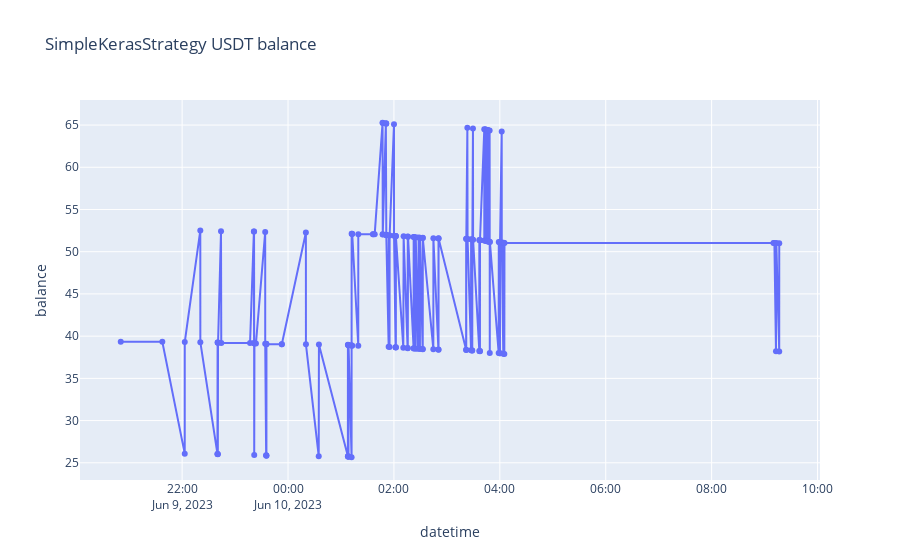
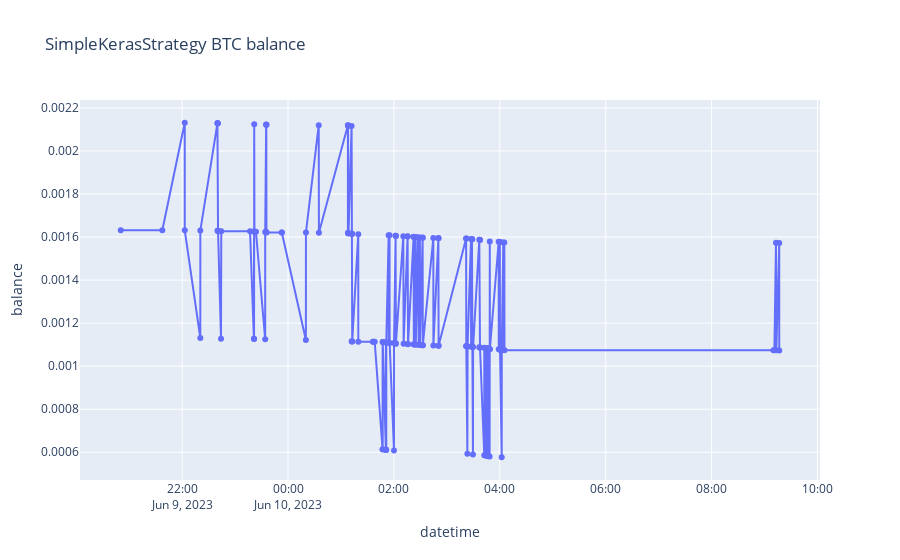

Notebook code for these charts, in order:
### Markdown cell above
## Balance history

### Code cell
import matplotlib.pyplot as plt
import plotly.express as px

import seaborn as sns
sns.set_theme()

def plot_strategies_balances(strategies, asset):
    """ Plot all strategies balance history"""
    
    # Charts for each strategy
    for strategy in strategies:
        strategy_df=strategies_balances[strategy]

        # Chart for each asset
        for asset in strategy_df["asset"].unique():
            asset_df=strategy_df[strategy_df["asset"]==asset].copy()
            asset_df["datetime"]=asset_df.index

            plt.figure(figsize=plot_figsize)
            asset_df=asset_df[["datetime", "balance"]].dropna()
            title=f"{strategy} {asset.upper()} balance"
            px.line(asset_df, "datetime", "balance", title=title) .update_traces(mode='lines+markers').show()
            #plt.plot("datetime", "balance", data=asset_df[["datetime", "balance"]].dropna())
            #plt.title(f"{strategy} {asset} balance")
            #plt.show()

        
plot_strategies_balances(strategies_balances, "usdt")

### Figure 1 — Plotly figure (JSON) as saved in the notebook; plotly's stock layout.template omitted (floating-point values rounded to 4 significant figures; data arrays with more than 128 entries replaced by an {"elided": "..."} marker saying what was removed)
{"data": [{"hovertemplate": "datetime=%{x}<br>balance=%{y}<extra></extra>", "legendgroup": "", "line": {"color": "#636efa", "dash": "solid"}, "marker": {"symbol": "circle"}, "mode": "lines+markers", "name": "", "orientation": "v", "showlegend": false, "type": "scatter", "x": {"elided": "160 str values"}, "xaxis": "x", "y": {"elided": "160 float values"}, "yaxis": "y"}], "layout": {"legend": {"tracegroupgap": 0}, "title": {"text": "SimpleKerasStrategy USDT balance"}, "xaxis": {"anchor": "y", "domain": [0, 1], "title": {"text": "datetime"}}, "yaxis": {"anchor": "x", "domain": [0, 1], "title": {"text": "balance"}}}}

### Figure 2 — Plotly figure (JSON) as saved in the notebook; plotly's stock layout.template omitted (floating-point values rounded to 4 significant figures; data arrays with more than 128 entries replaced by an {"elided": "..."} marker saying what was removed)
{"data": [{"hovertemplate": "datetime=%{x}<br>balance=%{y}<extra></extra>", "legendgroup": "", "line": {"color": "#636efa", "dash": "solid"}, "marker": {"symbol": "circle"}, "mode": "lines+markers", "name": "", "orientation": "v", "showlegend": false, "type": "scatter", "x": {"elided": "160 str values"}, "xaxis": "x", "y": {"elided": "160 float values"}, "yaxis": "y"}], "layout": {"legend": {"tracegroupgap": 0}, "title": {"text": "SimpleKerasStrategy BTC balance"}, "xaxis": {"anchor": "y", "domain": [0, 1], "title": {"text": "datetime"}}, "yaxis": {"anchor": "x", "domain": [0, 1], "title": {"text": "balance"}}}}
